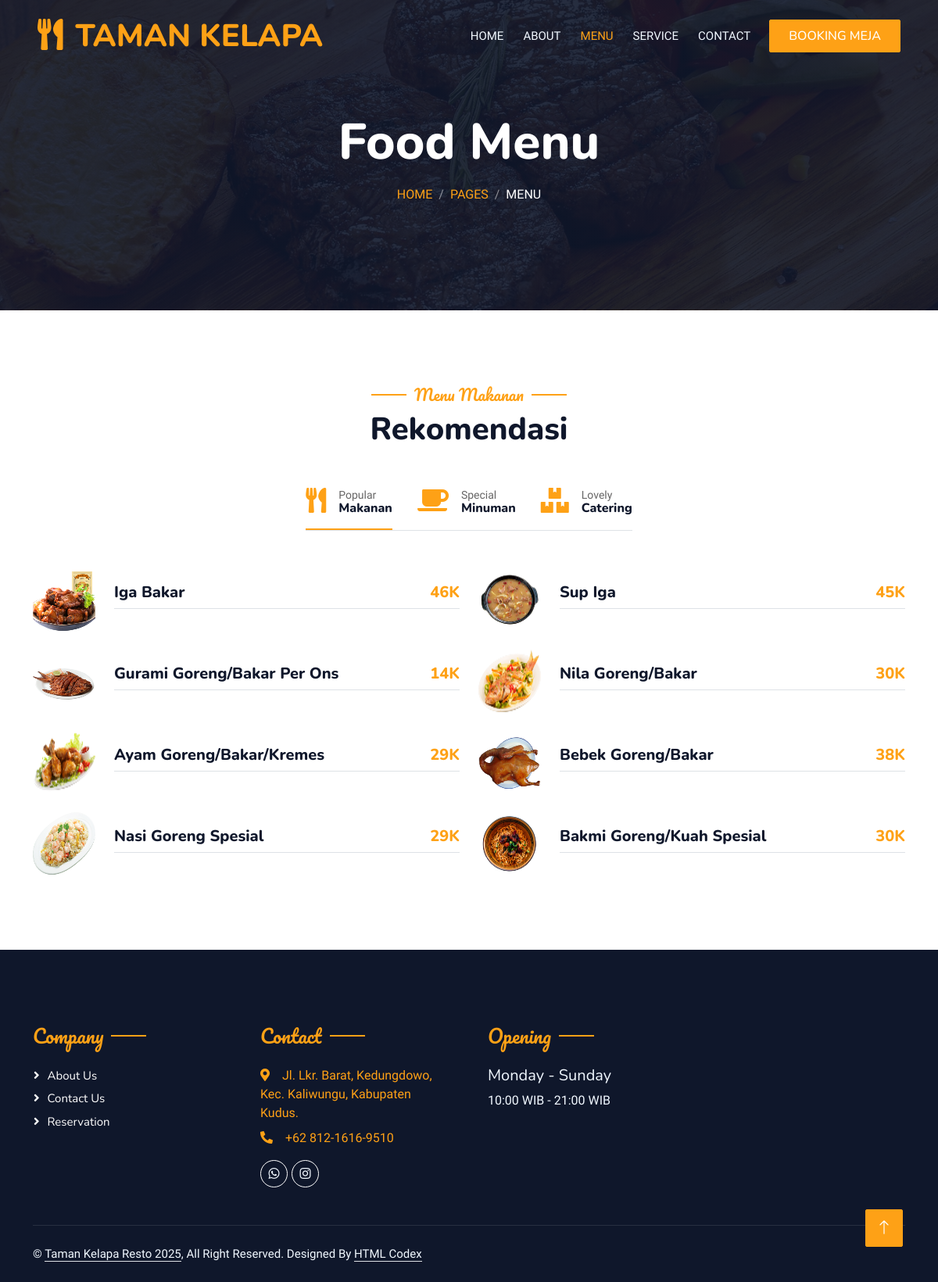
Page /menu.php on the committed database.
### tables this page shows
CREATE TABLE `menus` (
  `id` int(11) NOT NULL,
  `nama` varchar(255) NOT NULL,
  `gambar` varchar(255) NOT NULL,
  `harga` int(5) NOT NULL,
  `kategori` enum('makanan','minuman','catering') NOT NULL,
  `created_at` timestamp NOT NULL DEFAULT current_timestamp(),
  `updated_at` timestamp NOT NULL DEFAULT current_timestamp() ON UPDATE current_timestamp()
);

### menu.php (the view, shortened to what this page needs)
<?php include 'partials/header.php';?>
            <div class="container-xxl py-5 bg-dark hero-header mb-5">
                <div class="container text-center my-5 pt-5 pb-4">
                    <h1 class="display-3 text-white mb-3 animated slideInDown">Food Menu</h1>
                    <nav aria-label="breadcrumb">
                        <ol class="breadcrumb justify-content-center text-uppercase">
                            <li class="breadcrumb-item"><a href="#">Home</a></li>
                            <li class="breadcrumb-item"><a href="#">Pages</a></li>
                            <li class="breadcrumb-item text-white active" aria-current="page">Menu</li>
                        </ol>
                    </nav>
                </div>
            </div>
        </div>
        <div class="container-xxl py-5">
            <div class="container">
                <div class="text-center wow fadeInUp" data-wow-delay="0.1s">
                    <h5 class="section-title ff-secondary text-center text-primary fw-normal">Menu Makanan</h5>
                    <h1 class="mb-5">Rekomendasi</h1>
                </div>
                <div class="tab-class text-center wow fadeInUp" data-wow-delay="0.1s">
                    <ul class="nav nav-pills d-inline-flex justify-content-center border-bottom mb-5">
                        <li class="nav-item">
                            <a class="d-flex align-items-center text-start mx-3 ms-0 pb-3 active" data-bs-toggle="pill" href="#tab-1">
                                <i class="fa fa-utensils fa-2x text-primary"></i>
                                <div class="ps-3">
                                    <small class="text-body">Popular</small>
                                    <h6 class="mt-n1 mb-0">Makanan</h6>
                                </div>
                            </a>
                        </li>
                        <li class="nav-item">
                            <a class="d-flex align-items-center text-start mx-3 pb-3" data-bs-toggle="pill" href="#tab-2">
                                <i class="fa fa-coffee fa-2x text-primary"></i>
                                <div class="ps-3">
                                    <small class="text-body">Special</small>
                                    <h6 class="mt-n1 mb-0">Minuman</h6>
                                </div>
                            </a>
                        </li>
                        <li class="nav-item">
                            <a class="d-flex align-items-center text-start mx-3 me-0 pb-3" data-bs-toggle="pill" href="#tab-3">
                                <i class="fa fa-boxes fa-2x text-primary"></i>
                                <div class="ps-3">
                                    <small class="text-body">Lovely</small>
                                    <h6 class="mt-n1 mb-0">Catering</h6>
                                </div>
                            </a>
                        </li>
                    </ul>
                    <div class="tab-content">
                        <div id="tab-1" class="tab-pane fade show p-0 active">
                            <div class="row g-4">
                            <?php
                                $query = "SELECT * FROM menus WHERE kategori = 'makanan'";
                                $tampilkan = mysqli_query($koneksi,$query);
                                while($data = $tampilkan->fetch_assoc()):?>
                                <div class="col-lg-6">
                                    <div class="d-flex align-items-center">
                                        <img class="flex-shrink-0 img-fluid rounded" src="adminform/uploads/<?= $data['gambar']?>" alt="" style="width: 80px; height: 80px;">
                                        <div class="w-100 d-flex flex-column text-start ps-4">
                                            <h5 class="d-flex justify-content-between border-bottom pb-2">
                                                <span><?= $data['nama'] ?></span>
                                                <span class="text-primary"><?= $data['harga']?>K</span>
                                            </h5>
                                        </div>
                                    </div>
                                </div>
                                <?php endwhile; ?>
                            </div>
                        </div>
                    </div>
                </div>
            </div>
        </div>
        <?php include 'partials/footer.php';?>

### partials/header.php (shortened to what this page needs)
<!DOCTYPE html>
<html lang="en">
<head>
    <link href="https://cdnjs.cloudflare.com/ajax/libs/font-awesome/5.10.0/css/all.min.css" rel="stylesheet">
    <link href="https://cdn.jsdelivr.net/npm/bootstrap-icons@1.4.1/font/bootstrap-icons.css" rel="stylesheet">
    <link href="lib/animate/animate.min.css" rel="stylesheet">
    <link href="lib/owlcarousel/assets/owl.carousel.min.css" rel="stylesheet">
    <link href="lib/tempusdominus/css/tempusdominus-bootstrap-4.min.css" rel="stylesheet" />
    <link href="css/bootstrap.min.css" rel="stylesheet">
    <link href="css/style.css" rel="stylesheet">
</head>
<body>
    <div class="container-xxl bg-white p-0">
        <div class="container-xxl position-relative p-0">
            <nav class="navbar navbar-expand-lg navbar-dark bg-dark px-4 px-lg-5 py-3 py-lg-0">
                <a href="index.php" class="navbar-brand p-0">
                    <h1 class="text-primary m-0"><i class="fa fa-utensils me-3"></i>TAMAN KELAPA</h1>
                </a>
                <div class="collapse navbar-collapse" id="navbarCollapse">
                    <div class="navbar-nav ms-auto py-0 pe-4">
                        <a href="index.php" class="nav-item nav-link">Home</a>
                        <a href="about.php" class="nav-item nav-link">About</a>
                        <a href="menu.php" class="nav-item nav-link">Menu</a>
                        <a href="service.php" class="nav-item nav-link">Service</a>
                        <a href="contact.php" class="nav-item nav-link">Contact</a>
                    </div>
                    <a href="booking.php" class="btn btn-primary py-2 px-4">Booking Meja</a>
                </div>
            </nav>

### partials/footer.php (shortened to what this page needs)
       <div class="container-fluid bg-dark text-light footer pt-5 mt-5 wow fadeIn" data-wow-delay="0.1s">
            <div class="container py-5">
                <div class="row g-5">
                    <div class="col-lg-3 col-md-6">
                        <h4 class="section-title ff-secondary text-start text-primary fw-normal mb-4">Company</h4>
                        <a class="btn btn-link" href="about.php">About Us</a>
                        <a class="btn btn-link" href="contact.php">Contact Us</a>
                        <a class="btn btn-link" href="booking.php">Reservation</a>
                    </div>
                    <div class="col-lg-3 col-md-6">
                        <h4 class="section-title ff-secondary text-start text-primary fw-normal mb-4">Contact</h4>
                        <a href="https://maps.app.goo.gl/ApECsfPE9QkaDCGt8"><p class="mb-2"><i class="fa fa-map-marker-alt me-3"></i>Jl. Lkr. Barat, Kedungdowo, Kec. Kaliwungu, Kabupaten Kudus.</p></a>
                        <a href="https://api.whatsapp.com/send?phone=6281216169510"><p class="mb-2"><i class="fa fa-phone-alt me-3"></i>+62 812-1616-9510</p></a>
                        <div class="d-flex pt-2">
                            <a class="btn btn-outline-light btn-social" href="https://api.whatsapp.com/send?phone=6289526923741"><i class="fab fa-whatsapp"></i></a>
                            <a class="btn btn-outline-light btn-social" href="https://www.instagram.com/new.taman.kelapa/"><i class="fab fa-instagram"></i></a>
                        </div>
                    </div>
                    <div class="col-lg-3 col-md-6">
                        <h4 class="section-title ff-secondary text-start text-primary fw-normal mb-4">Opening</h4>
                        <h5 class="text-light fw-normal">Monday - Sunday</h5>
                        <p>10:00 WIB - 21:00 WIB</p>
                    </div>
                    <div class="col-lg-3 col-md-6">
                    </div>
                </div>
            </div>
            <div class="container">
                <div class="copyright">
                    <div class="row">
                        <div class="col-md-6 text-center text-md-start mb-3 mb-md-0">
                            &copy; <a class="border-bottom" href="#">Taman Kelapa Resto 2025</a>, All Right Reserved.
							Designed By <a class="border-bottom" href="https://htmlcodex.com">HTML Codex</a>
                        </div>
                        <div class="col-md-6 text-center text-md-end">
                        </div>
                    </div>
                </div>
            </div>
        </div>
        <a href="#" class="btn btn-lg btn-primary btn-lg-square back-to-top"><i class="bi bi-arrow-up"></i></a>
    </div>
</body>
</html>

### css/style.css (style rules this page uses)
:root { --primary: #FEA116; --light: #F1F8FF; --dark: #0F172B; }
body { overflow-x: hidden; }
.ff-secondary { font-family: 'Pacifico', cursive; }
.back-to-top { position: fixed; display: none; right: 45px; bottom: 45px; z-index: 99; }
.btn { font-family: 'Nunito', sans-serif; font-weight: 500; text-transform: uppercase; transition: .5s; }
.btn.btn-primary, .btn.btn-secondary { color: #FFFFFF; }
.btn-lg-square { width: 48px; height: 48px; }
.btn-square, .btn-sm-square, .btn-lg-square { padding: 0; display: flex; align-items: center; justify-content: center; font-weight: normal; border-radius: 2px; }
.navbar-dark .navbar-nav .nav-link { position: relative; margin-left: 25px; padding: 35px 0; font-size: 15px; color: var(--light) !important; text-transform: uppercase; font-weight: 500; outline: none; transition: .5s; }
.navbar-dark .navbar-nav .nav-link:hover, .navbar-dark .navbar-nav .nav-link.active { color: var(--primary) !important; }
@media (min-width: 992px) { .navbar-dark { position: absolute; width: 100%; top: 0; left: 0; z-index: 999; background: transparent !important; } }
.hero-header { background: linear-gradient(rgba(15, 23, 43, .9), rgba(15, 23, 43, .9)), url(../img/bg-hero.jpg); background-position: center center; background-repeat: no-repeat; background-size: cover; }
.breadcrumb-item + .breadcrumb-item::before { color: rgba(255, 255, 255, .5); }
.section-title { position: relative; display: inline-block; }
.section-title::before { position: absolute; content: ""; width: 45px; height: 2px; top: 50%; left: -55px; margin-top: -1px; background: var(--primary); }
.section-title::after { position: absolute; content: ""; width: 45px; height: 2px; top: 50%; right: -55px; margin-top: -1px; background: var(--primary); }
.section-title.text-start::before, .section-title.text-end::after { display: none; }
.nav-pills .nav-item .active { border-bottom: 2px solid var(--primary); }
.footer .btn.btn-social { margin-right: 5px; width: 35px; height: 35px; display: flex; align-items: center; justify-content: center; color: var(--light); border: 1px solid #FFFFFF; border-radius: 35px; transition: .3s; }
.footer .btn.btn-link { display: block; margin-bottom: 5px; padding: 0; text-align: left; color: #FFFFFF; font-size: 15px; font-weight: normal; text-transform: capitalize; transition: .3s; }
.footer .btn.btn-link::before { position: relative; content: "\f105"; font-family: "Font Awesome 5 Free"; font-weight: 900; margin-right: 10px; }
.footer .copyright { padding: 25px 0; font-size: 15px; border-top: 1px solid rgba(256, 256, 256, .1); }
.footer .copyright a { color: var(--light); }

### rows in the picture
menus: gambar (picture), nama "Iga Bakar", harga "46"
menus: gambar (picture), nama "Sup Iga", harga "45"
menus: gambar (picture), nama "Gurami Goreng/Bakar Per Ons", harga "14"
menus: gambar (picture), nama "Nila Goreng/Bakar", harga "30"
menus: gambar (picture), nama "Ayam Goreng/Bakar/Kremes", harga "29"
menus: gambar (picture), nama "Bebek Goreng/Bakar", harga "38"
menus: gambar (picture), nama "Nasi Goreng Spesial", harga "29"
menus: gambar (picture), nama "Bakmi Goreng/Kuah Spesial", harga "30"
